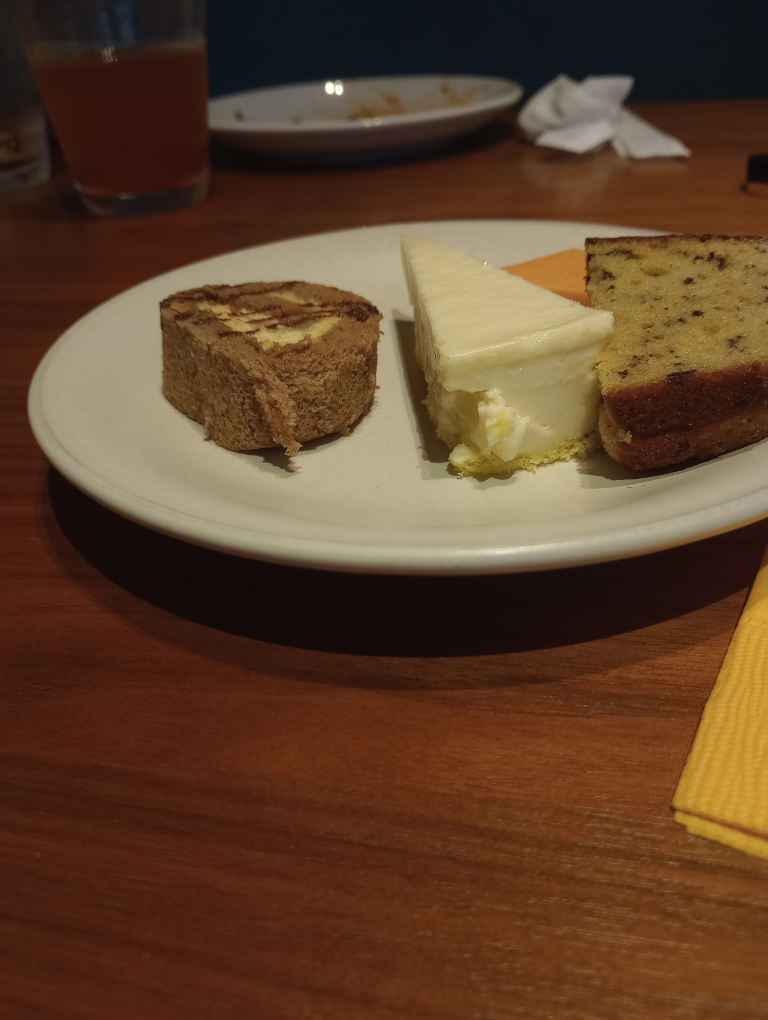
#> input picture project_folder/recipe_images/curry.jpg, 3072 x 4080 px (shown at 1/4 size)
$ python -i app.py   (imports and definitions only)
#> lines starting #> are read from the running program, lines starting #| are printed output that depends on the picture
import cv2
import numpy as np
import pickle  # これを追加
from flask import Flask, request, jsonify, render_template

# [5 lines not run here, left out]

def process_image(image_path):
#> called with image_path = 'recipe_images/curry.jpg'
    img = cv2.imread(image_path)
#> img is the input picture: shape (4080, 3072, 3); mean B, G, R 42.3, 65, 94.5
    img = cv2.resize(img, (150, 150))
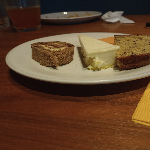
#> img: shape (150, 150, 3); mean B, G, R 42.1, 64.8, 94.4
    histogram = cv2.calcHist([img], [0, 1, 2], None, [8, 8, 8], [0, 256, 0, 256, 0, 256])
    cv2.normalize(histogram, histogram)
    return histogram

def identify_dish(image_path):
    features = process_image(image_path)
    min_distance = float('inf')
    predicted_dish = '不明な料理名'

    # 既知の料理特徴と比較
    for dish, recipe_hist in recipe_features.items():
        distance = np.linalg.norm(features - recipe_hist)
        if distance < min_distance:
            min_distance = distance
            predicted_dish = dish

    return f'予測された料理名: {predicted_dish}'

# [3 lines that did not run here, left out]

# [8 lines that did not run here, left out]

# [2 lines not run here, left out]

>>> result = process_image('recipe_images/curry.jpg')

$ run again, on project_folder/recipe_images/ramen.jpg
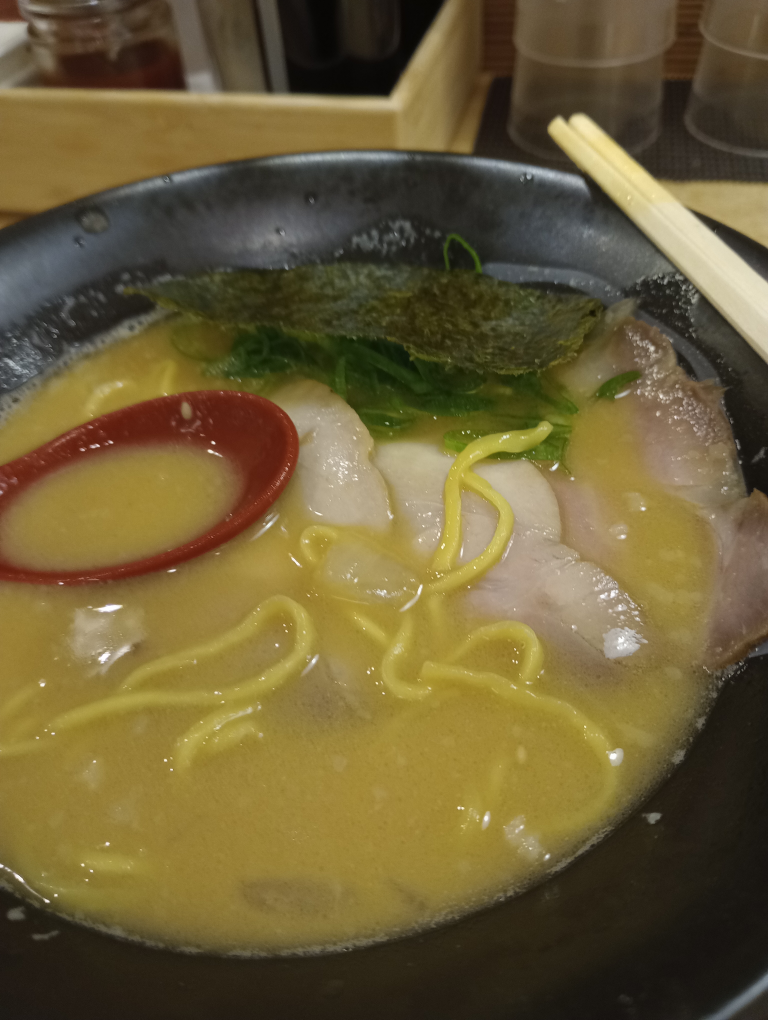
#> input picture project_folder/recipe_images/ramen.jpg, 3072 x 4080 px (shown at 1/4 size)
#> in process_image, img is the input picture: shape (4080, 3072, 3); mean B, G, R 55.6, 94.4, 108.7
#> in process_image, `img = cv2.resize(img, (150, 150))`:
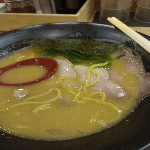
#> img: shape (150, 150, 3); mean B, G, R 55.5, 94.2, 108.6

$ run again, on project_folder/recipe_images/sushi.jpg
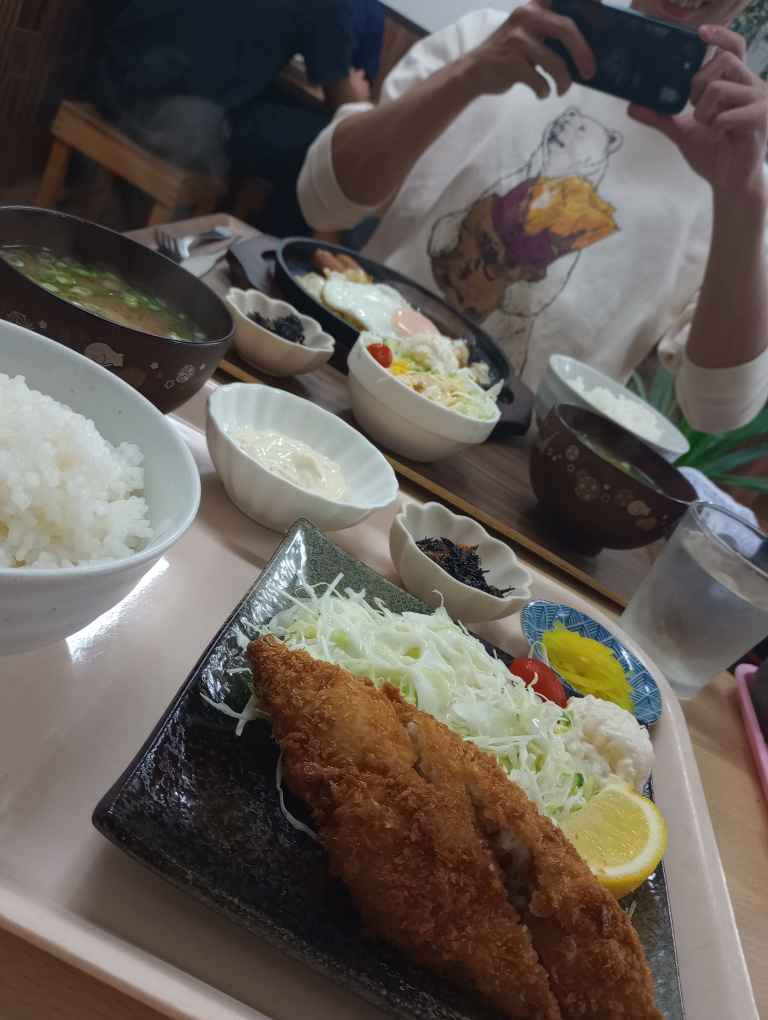
#> input picture project_folder/recipe_images/sushi.jpg, 3072 x 4080 px (shown at 1/4 size)
#> in process_image, img is the input picture: shape (4080, 3072, 3); mean B, G, R 86.4, 92.9, 100.5
#> in process_image, `img = cv2.resize(img, (150, 150))`:
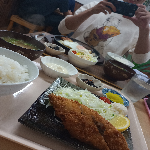
#> img: shape (150, 150, 3); mean B, G, R 86.3, 92.9, 100.4
